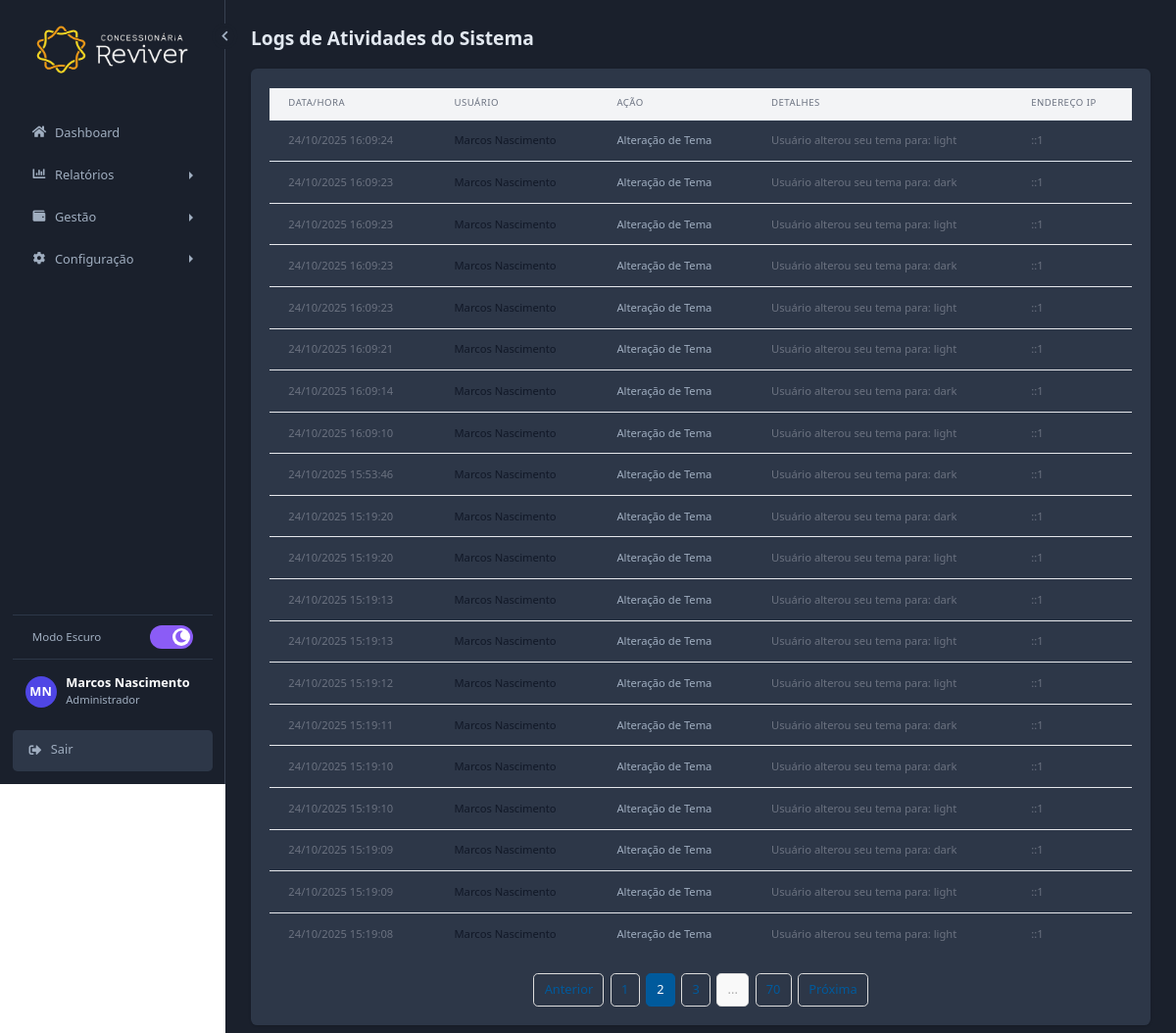
The page /php/logs.php?page=2 (signed in) on the database its author committed.
### tables this page shows
CREATE TABLE IF NOT EXISTS `logs` (
  `id` int(11) NOT NULL AUTO_INCREMENT,
  `id_usuario` int(11) DEFAULT NULL,
  `acao` varchar(255) NOT NULL,
  `detalhes` text DEFAULT NULL,
  `ip_usuario` varchar(45) DEFAULT NULL,
  `data_ocorrencia` datetime NOT NULL DEFAULT current_timestamp(),
  PRIMARY KEY (`id`),
  KEY `fk_logs_usuarios` (`id_usuario`),
  CONSTRAINT `fk_logs_usuarios` FOREIGN KEY (`id_usuario`) REFERENCES `usuarios` (`id`) ON DELETE SET NULL ON UPDATE CASCADE
);

CREATE TABLE IF NOT EXISTS `usuarios` (
  `id` int(11) NOT NULL AUTO_INCREMENT,
  `nome` varchar(150) NOT NULL,
  `email` varchar(150) NOT NULL,
  `senha` varchar(255) NOT NULL,
  `data_criacao` datetime DEFAULT current_timestamp(),
  `cargo` varchar(50) DEFAULT NULL,
  `nivel` int(11) DEFAULT 1,
  `status` enum('1','0') DEFAULT '1',
  `ultimo_login` varchar(50) DEFAULT NULL,
  `preferencia_tema` enum('light','dark') NOT NULL DEFAULT 'light',
  PRIMARY KEY (`id`),
  UNIQUE KEY `email` (`email`)
);

### includes/carregar_tema.php (called while the page is built, shortened)
<?php
if (isset($_SESSION['user_id'])) {
    try {
        $sql = "SELECT u.preferencia_tema FROM usuarios u WHERE u.id = :id_usuario";
        $stmt_tema = $pdo->prepare($sql);
        $stmt_tema->bindParam(':id_usuario', $_SESSION['user_id']);
        $stmt_tema->execute();
        $preferencia = $stmt_tema->fetchColumn();
        if ($preferencia == 'dark') {
            $themeClass = 'dark';
        }
    } catch (PDOException $e) {
    }
}
?>

### php/logs.php (the view, shortened to what this page needs)
<?php
require_once '../includes/conexao.php';
require_once '../includes/carregar_tema.php';
$pagina_selecionada = filter_input(INPUT_GET, 'page', FILTER_VALIDATE_INT) ?: 1;
$registros_por_pagina = 20;
$offset = ($pagina_selecionada - 1) * $registros_por_pagina;
$total_sql = "SELECT COUNT(*) FROM logs";
$total_stmt = $pdo->query($total_sql);
$total_registros = $total_stmt->fetchColumn();
$total_paginas = ceil($total_registros / $registros_por_pagina);
$sql = "SELECT l.id, l.acao, l.detalhes, l.ip_usuario, l.data_ocorrencia, u.nome as nome_usuario
        FROM logs l
        LEFT JOIN usuarios u ON l.id_usuario = u.id
        ORDER BY l.data_ocorrencia DESC
        LIMIT :limit OFFSET :offset";
$stmt = $pdo->prepare($sql);
$stmt->bindValue(':limit', $registros_por_pagina, PDO::PARAM_INT);
$stmt->bindValue(':offset', $offset, PDO::PARAM_INT);
$stmt->execute();
$logs = $stmt->fetchAll(PDO::FETCH_ASSOC);
?>
<!DOCTYPE html>
<html lang="pt-br" class="<?php echo $themeClass; ?>">
<head>
    <script src="https://cdn.tailwindcss.com"></script>
    <link rel="stylesheet" href="https://cdnjs.cloudflare.com/ajax/libs/font-awesome/5.15.4/css/all.min.css">
    <link rel="stylesheet" href="../css/style.css">
    </head>
<body>
    <div class="app-layout">
        <?php require_once '../includes/sidebar.php'; ?>
        <main class="main-content">
            <h1 class="text-2xl font-bold text-gray-800 mb-6">Logs de Atividades do Sistema</h1>
            <div class="bg-white p-6 rounded-lg shadow">
                <div class="overflow-x-auto">
                    <table class="min-w-full bg-white">
                        <thead class="bg-gray-100">
                            <tr>
                                <th class="px-6 py-3 text-left text-xs font-medium text-gray-500 uppercase tracking-wider">Data/Hora</th>
                                <th class="px-6 py-3 text-left text-xs font-medium text-gray-500 uppercase tracking-wider">Usuário</th>
                                <th class="px-6 py-3 text-left text-xs font-medium text-gray-500 uppercase tracking-wider">Ação</th>
                                <th class="px-6 py-3 text-left text-xs font-medium text-gray-500 uppercase tracking-wider">Detalhes</th>
                                <th class="px-6 py-3 text-left text-xs font-medium text-gray-500 uppercase tracking-wider">Endereço IP</th>
                            </tr>
                        </thead>
                        <tbody class="divide-y divide-gray-200">
                            <?php if (empty($logs)): ?>
                                <tr><td colspan="5" class="text-center py-4">Nenhum log encontrado.</td></tr>
                            <?php else: ?>
                                <?php foreach ($logs as $log): ?>
                                    <tr>
                                        <td class="px-6 py-4 whitespace-nowrap text-sm text-gray-500"><?php echo htmlspecialchars(date('d/m/Y H:i:s', strtotime($log['data_ocorrencia']))); ?></td>
                                        <td class="px-6 py-4 whitespace-nowrap text-sm font-medium text-gray-900"><?php echo htmlspecialchars($log['nome_usuario'] ?? 'Sistema'); ?></td>
                                        <td class="px-6 py-4 whitespace-nowrap text-sm text-gray-700"><?php echo htmlspecialchars($log['acao']); ?></td>
                                        <td class="px-6 py-4 text-sm text-gray-500"><?php echo nl2br(htmlspecialchars($log['detalhes'] ?? 'N/A')); ?></td>
                                        <td class="px-6 py-4 whitespace-nowrap text-sm text-gray-500"><?php echo htmlspecialchars($log['ip_usuario']); ?></td>
                                    </tr>
                                <?php endforeach; ?>
                            <?php endif; ?>
                        </tbody>
                    </table>
                </div>
                <?php if ($total_paginas > 1): ?>
                <div class="pagination">
                    <?php if ($pagina_selecionada > 1): ?>
                        <a href="?page=<?php echo $pagina_selecionada - 1; ?>">Anterior</a>
                    <?php endif; ?>
                    <?php
                    $window = 1;
                    for ($i = max(1, $pagina_selecionada - $window); $i <= min($total_paginas, $pagina_selecionada + $window); $i++): ?>
                        <a href="?page=<?php echo $i; ?>" class="<?php echo ($i == $pagina_selecionada) ? 'active' : ''; ?>"><?php echo $i; ?></a>
                    <?php endfor; ?>
                    <?php
                    if ($pagina_selecionada < $total_paginas - $window - 1) {
                        echo '<span class="disabled">...</span>';
                        echo '<a href="?page='.$total_paginas.'"> '.$total_paginas.'</a>';
                    }
                    ?>
                    <?php if ($pagina_selecionada < $total_paginas): ?>
                        <a href="?page=<?php echo $pagina_selecionada + 1; ?>">Próxima</a>
                    <?php endif; ?>
                </div>
                <?php endif; ?>
                </div>
        </main>
    </div>
</body>
</html>

### css/style.css (style rules this page uses)
html { font-size: 80%; }
:root { --cor-primaria: #005A9C; --cor-secundaria: #A0AEC0; --cor-fundo: #F8F9FA; --cor-superficie: #FFFFFF; --cor-texto-principal: #1A202C; --cor-texto-secundario: #718096; --cor-texto-invertido: #FFFFFF; --cor-erro: #DC3545; --cor-borda: #E2E8F0; --cor-sidebar-fundo: #1A202C; --cor-sidebar-texto: #A0AEC0; --cor-sidebar-hover: #2D3748; --fonte-principal: 'Inter', sans-serif; --raio-borda: 0.375rem; --sombra-caixa: 0 1px 3px 0 rgba(0, 0, 0, 0.1), 0 1px 2px 0 rgba(0, 0, 0, 0.06); --transicao-base: all 0.2s ease-in-out; }
.app-layout { display: flex; min-height: 100vh; }
.main-content { flex-grow: 1; padding: 2rem; background-color: var(--cor-fundo); overflow-y: auto; }
tr { border-bottom: 1px solid var(--cor-borda); }
html.dark .main-content { background-color: var(--cor-sidebar-fundo); }
html.dark .text-gray-800 { color: #E2E8F0; }
html.dark .text-gray-700 { color: #A0AEC0; }
html.dark .bg-white { background-color: #2D3748; }
.sidebar, .main-content { transition: all 0.3s ease-in-out; }

### php/logs.php (style rules this page uses)
.pagination { display: flex; justify-content: center; align-items: center; gap: 0.5rem; margin-top: 1.5rem; }
.pagination a, .pagination span { padding: 0.5rem 0.8rem; border: 1px solid #ddd; text-decoration: none; color: var(--cor-primaria); border-radius: 0.375rem; }
.pagination .active { background-color: var(--cor-primaria); color: white; border-color: var(--cor-primaria); }
.pagination .disabled { color: #aaa; background-color: #f9f9f9; }

### rows shown on the page
logs: data_ocorrencia "24/10/2025 16:09:24", id_usuario.nome "Marcos Nascimento", acao "Alteração de Tema", detalhes "Usuário alterou seu tema para: light", ip_usuario "::1"
logs: data_ocorrencia "24/10/2025 16:09:23", id_usuario.nome "Marcos Nascimento", acao "Alteração de Tema", detalhes "Usuário alterou seu tema para: dark", ip_usuario "::1"
logs: data_ocorrencia "24/10/2025 16:09:23", id_usuario.nome "Marcos Nascimento", acao "Alteração de Tema", detalhes "Usuário alterou seu tema para: light", ip_usuario "::1"
logs: data_ocorrencia "24/10/2025 16:09:23", id_usuario.nome "Marcos Nascimento", acao "Alteração de Tema", detalhes "Usuário alterou seu tema para: dark", ip_usuario "::1"
logs: data_ocorrencia "24/10/2025 16:09:23", id_usuario.nome "Marcos Nascimento", acao "Alteração de Tema", detalhes "Usuário alterou seu tema para: light", ip_usuario "::1"
logs: data_ocorrencia "24/10/2025 16:09:21", id_usuario.nome "Marcos Nascimento", acao "Alteração de Tema", detalhes "Usuário alterou seu tema para: light", ip_usuario "::1"
logs: data_ocorrencia "24/10/2025 16:09:14", id_usuario.nome "Marcos Nascimento", acao "Alteração de Tema", detalhes "Usuário alterou seu tema para: dark", ip_usuario "::1"
logs: data_ocorrencia "24/10/2025 16:09:10", id_usuario.nome "Marcos Nascimento", acao "Alteração de Tema", detalhes "Usuário alterou seu tema para: light", ip_usuario "::1"
logs: data_ocorrencia "24/10/2025 15:53:46", id_usuario.nome "Marcos Nascimento", acao "Alteração de Tema", detalhes "Usuário alterou seu tema para: dark", ip_usuario "::1"
logs: data_ocorrencia "24/10/2025 15:19:20", id_usuario.nome "Marcos Nascimento", acao "Alteração de Tema", detalhes "Usuário alterou seu tema para: dark", ip_usuario "::1"
logs: data_ocorrencia "24/10/2025 15:19:20", id_usuario.nome "Marcos Nascimento", acao "Alteração de Tema", detalhes "Usuário alterou seu tema para: light", ip_usuario "::1"
logs: data_ocorrencia "24/10/2025 15:19:13", id_usuario.nome "Marcos Nascimento", acao "Alteração de Tema", detalhes "Usuário alterou seu tema para: dark", ip_usuario "::1"
logs: data_ocorrencia "24/10/2025 15:19:13", id_usuario.nome "Marcos Nascimento", acao "Alteração de Tema", detalhes "Usuário alterou seu tema para: light", ip_usuario "::1"
logs: data_ocorrencia "24/10/2025 15:19:12", id_usuario.nome "Marcos Nascimento", acao "Alteração de Tema", detalhes "Usuário alterou seu tema para: light", ip_usuario "::1"
logs: data_ocorrencia "24/10/2025 15:19:11", id_usuario.nome "Marcos Nascimento", acao "Alteração de Tema", detalhes "Usuário alterou seu tema para: dark", ip_usuario "::1"
logs: data_ocorrencia "24/10/2025 15:19:10", id_usuario.nome "Marcos Nascimento", acao "Alteração de Tema", detalhes "Usuário alterou seu tema para: dark", ip_usuario "::1"
logs: data_ocorrencia "24/10/2025 15:19:10", id_usuario.nome "Marcos Nascimento", acao "Alteração de Tema", detalhes "Usuário alterou seu tema para: light", ip_usuario "::1"
logs: data_ocorrencia "24/10/2025 15:19:09", id_usuario.nome "Marcos Nascimento", acao "Alteração de Tema", detalhes "Usuário alterou seu tema para: dark", ip_usuario "::1"
logs: data_ocorrencia "24/10/2025 15:19:09", id_usuario.nome "Marcos Nascimento", acao "Alteração de Tema", detalhes "Usuário alterou seu tema para: light", ip_usuario "::1"
logs: data_ocorrencia "24/10/2025 15:19:08", id_usuario.nome "Marcos Nascimento", acao "Alteração de Tema", detalhes "Usuário alterou seu tema para: light", ip_usuario "::1"

### other values the page prints
$user_initials "MN"
$_SESSION['nome_usuario'] "Marcos Nascimento"
$_SESSION['cargo_usuario'] "Administrador"
